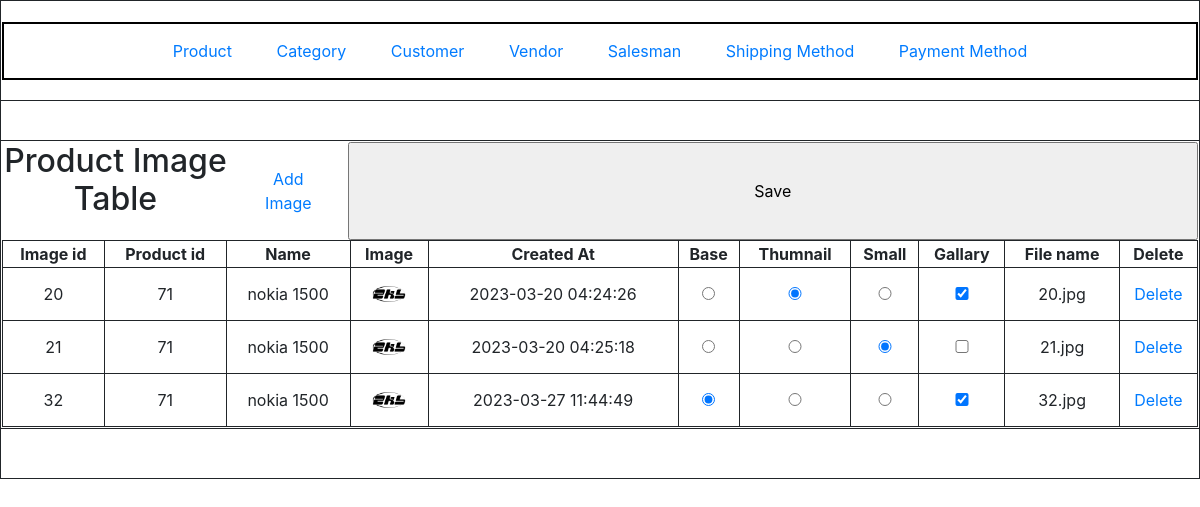
The page /index.php?c=product_media&a=grid&product_id=71 on the database its author committed.
### tables this page shows
CREATE TABLE `product_media` (
  `product_id` int(11) NOT NULL,
  `image_id` int(11) NOT NULL,
  `name` varchar(256) NOT NULL,
  `created_at` datetime NOT NULL,
  `base` tinyint(4) NOT NULL DEFAULT 0,
  `thumnail` tinyint(4) NOT NULL DEFAULT 0,
  `small` tinyint(4) NOT NULL DEFAULT 0,
  `gallary` tinyint(4) NOT NULL DEFAULT 0,
  `file_name` varchar(256) NOT NULL
);

### Model/Core/Request.php (called while the page is built, shortened)
<?php
class Model_Core_Request
{
	public function getParams($key = NULL, $value = NULL)
	{
		if ($key == NULL)
		{
			return $_GET;
		}
		if (array_key_exists($key, $_GET))
		{
			return $_GET[$key];
		}
		return $value;
	}
	public function getActionName()
	{
		return $this->getParams('a','grid');
	}
	public function getControllerName()
	{
		return $this->getParams('c','product');
	}
}
?>

### Model/Core/View.php (called while the page is built, shortened)
<?php
class Model_Core_View
{
	protected $template = null;
	public function setTemplate($template)
	{
		$this->template = $template;
		return $this;
	}
	public function getTemplate()
	{
		return $this->template;
	}
	public function render()
	{
		require_once 'View'.DS.$this->getTemplate();
	}
	public function getUrl($action = null,$controller = null,$params=null,$resetParam = false)
	{
		return Ccc::getModel('Core_Url')->getUrl($action,$controller,$params,$resetParam);
	}
}
?>

### Controller/Product/Media.php (called while the page is built, shortened)
<?php
class Controller_Product_Media extends Controller_Core_Action
{
	public function gridAction()
	{
		try {
			$layout = $this->getLayout();
			$layout->getChild('content')->addChild('grid',$layout->creatBlock('Product_Media_Grid'));
			$layout->render();
		} catch (Exception $e) {
			$this->getMessage()->addMessage($e->getmessage(),'failure');
			$this->redirect('grid','product',[],true);
		}
	}
}
?>

### index.php (called while the page is built, shortened)
<?php
spl_autoload_register(function ($className) {
	$className = str_replace('_','/',$className).'.php';
});
class Ccc
{
	public static function init()
	{
		$front = new Controller_Core_Front();
		$front->init();
	}
	public static function getModel($className)
	{
		return new $className();
	}
}
Ccc::init();
?>

### Model/Core/Url.php (called while the page is built, shortened)
<?php
class Model_Core_Url
{
	public function getUrl($action=null,$controller=null,$params=null,$resetParam=false)
	{
		$request = new Model_Core_Request();
		$queryStringArray = [];
		if (!$resetParam) {
			$queryStringArray = $request->getParams();
		}
		if($controller){
			$queryStringArray['c'] = $controller;
		}else{
			$queryStringArray['c'] = $request->getControllerName();
		}
		if($action){
			$queryStringArray['a'] = $action;
		}else{
			$queryStringArray['a'] = $request->getActionName();
		}
		if ($params) {
			$queryStringArray = array_merge($queryStringArray,$params);
		}
		$url = $_SERVER['REQUEST_SCHEME'].'://'.$_SERVER['HTTP_HOST'].trim($_SERVER['REQUEST_URI'],$_SERVER['QUERY_STRING']).http_build_query($queryStringArray);
		return $url;
	}
}
?>

### Block/Core/Templates.php (called while the page is built, shortened)
<?php
class Block_Core_Templates extends Model_Core_View
{
	protected $children = [];
	public function getChildren()
	{
		return $this->children;
	}
	public function addChild($key,$children)
	{
		$this->children[$key] = $children;
		return $this;
	}
}

### Block/Product/Media/Grid.php (called while the page is built, shortened)
<?php
class Block_Product_Media_Grid extends Block_Core_Templates
{
	public function prepareData()
	{
		$productId = Ccc::getModel('Core_Request')->getParams('product_id');
		$query = 'SELECT * FROM `product_media` WHERE `product_id` = "'.$productId.'"';
		$rowModel = Ccc::getModel('Product_Media');
		$images = $rowModel->fetchAll($query);
		return $images;
	}
}

### Model/Core/Table.php (called while the page is built, shortened)
<?php
class Model_Core_Table
{
	protected $data = [];
	protected $resource = null;
	protected $collection = null;
	public function __get($key)
	{
		if (array_key_exists($key,$this->data)) {
			return $this->data[$key];
		}
		return null;
	}
	public function setResource($resource)
	{
		$this->resource = $resource;
		return $this;
	}
	public function getResource()
	{
		if ($this->resource) {
			return $this->resource;
		}
		$resource = Ccc::getModel($this->resourceClass);
		return $resource;
	}
	public function setCollection($collection)
	{
		$this->collection = $collection;
		return $this;
	}
	public function getCollection()
	{
		if ($this->collection) {
			return $this->collection;
		}
		$collection = Ccc::getModel($this->collectionClass);
		return $collection;
	}
	public function setData(array $data)
	{
		$this->data = array_merge($this->data,$data);
		return $this;
	}
	public function fetchAll($query)
	{
		$data = $this->getResource()->fetchAll($query);
		$collection = $this->getCollection()->setData($data);
		return $collection;
	}
}
?>

### Model/Core/Table/Resource.php (called while the page is built, shortened)
<?php
class Model_Core_Table_Resource
{
	public function setAdapter(Model_Core_Adapter $adapter)
	{
		return $this;
	}
	public function getAdapter()
	{
		$adapter = new Model_Core_Adapter();
		return $adapter;
	}
	public function fetchAll($query)
	{
		$adapter = $this->getAdapter();
		$results = $adapter->fetchAll($query);
		return $results;
	}
}
?>

### Model/Core/Adapter.php (called while the page is built, shortened)
<?php
class Model_Core_Adapter
{
	public $serverName = 'localhost';
	public $userName = 'root';
	public $passWord = '';
	public $dbName = 'newmvc-udaykumar';
	public function connect()
	{
		$connect = mysqli_connect($this->serverName,$this->userName,$this->passWord,$this->dbName);
		return $connect;
	}
	public function fetchAll($query)
	{
		$connect = $this->connect();
		$result = $connect->query($query);
		return $result->fetch_all(MYSQLI_ASSOC);
	}
}
?>

### Model/Core/Table/Collection.php (called while the page is built, shortened)
<?php
class Model_Core_Table_Collection
{
	public $data = [];
	public function setData($data)
	{
		$this->data = $data;
		return $this;
	}
	public function getData()
	{
		return $this->data;
	}
}

### View/product/media/grid.phtml (the view, shortened to what this page needs)
<?php $images = $this->prepareData();?>
<!DOCTYPE html>
<html>
<head>
	<link rel="stylesheet" type="text/css" href="skin/css/media_style.css">
</head>
<body>
	<form method="POST" action=<?php echo $this->getUrl('save',null,null); ?>>
		<div class="image_container">
			<h2>Product Image Table</h2>
			<a href=<?php echo $this->getUrl('add',null,null); ?>>Add Image</a>
			<input type="submit" value="Save">
		</div>
		<div>
			<table>
				<tr>
					<th>Image id</th>
					<th>Product id</th>
					<th>Name</th>
					<th>Image</th>
					<th>Created At</th>
					<th>Base</th>
					<th>Thumnail</th>
					<th>Small</th>
					<th>Gallary</th>
					<th>File name</th>
					<th>Delete</th>
				</tr>
				<?php if (!$images->getData()) : ?>
				<tr>
					<td colspan="12">No Record Found</td>
				</tr>
				<?php else: ?>
				<?php foreach ($images->getData() as $image) :?>
				<tr>
					<td><?php echo $image->image_id; ?></td>
					<td><?php echo $_GET["product_id"];?></td>
					<td><?php echo $image->name; ?></td>
					<td><img src="View/product/media/Images/<?php echo $image->file_name; ?>" width="50px" height="50px" alt="Italian Trulli"><img /></td>
					<td><?php echo $image->created_at; ?></td>
					<td>
						<input type="radio" name="base" value=<?php echo $image->image_id;?> <?php if($image->base !== '0'){echo "checked";} ?>>
					</td>
					<td>
						<input type="radio" name="thumnail" value=<?php echo $image->image_id;?> <?php if($image->thumnail !== '0'){echo "checked";} ?>>
					</td>
					<td>
						<input type="radio" name="small" value=<?php echo $image->image_id;?> <?php if($image->small !== '0'){echo "checked";} ?>>
					</td>
					<td>
						<input type="checkbox" name="gallary[]" value=<?php echo $image->image_id;?> <?php if($image->gallary !== '0'){echo "checked";} ?>>
					</td>
					<td><?php echo $image->file_name; ?></td>
					<td>
						<a href=<?php echo $this->getUrl('delete',null,['image_id'=>$image->image_id]); ?>>Delete</a>
					</td>
				</tr>
				<?php endforeach;?>
				<?php endif; ?>
			</table>
		</div>
	</form>
</body>
</html>

### Controller/Core/Front.php (shortened to what this page needs)
<?php
class Controller_Core_Front
{
	protected function setRequest(Model_Core_Request $request)
	{
	  return $this;
	}
	public function getRequest()
	{
		$request = new Model_Core_Request();
		return $request;
	}
	public function init()
	{
		$request = $this->getRequest();
		$controller = new $controllerName();
		$actionName = $request->getActionName().'Action';
		if (!method_exists($controller,$actionName)) {
			throw new Exception("Invalid request !!!", 1);
		}else{
		$controller->$actionName();
		}
	}
}
?>

### View/core/layout/1column.phtml
<!DOCTYPE html>
<html>
<?php $this->creatBlock('Html_Head')->render(); ?>
<body>
	<table width="100%" border="1px solid bLack" style="text">
		<tr height="100">
			<td><?php $this->getChild('header')->render(); ?></td>
		</tr>
		<tr height="40">
			<td><?php $this->getChild('message')->render(); ?></td>
		</tr>
		<tr height="250">
			<td><?php $this->getChild('content')->render(); ?></td>
		</tr>
		<tr height="50">
			<td><?php $this->getChild('footer')->render(); ?></td>
		</tr>
	</table>
</body>
</html>

### View/html/head.phtml (shortened to what this page needs)
<head>
	<link rel="stylesheet" type="text/css" href="skin/css/style.css">
	<link rel="stylesheet" href="https://stackpath.bootstrapcdn.com/bootstrap/4.3.1/css/bootstrap.min.css">
</head>

### View/html/header.phtml (shortened to what this page needs)
<?php
$url = new Model_Core_Url();
?>
<header>
	<a href=<?php echo $url->getUrl('grid','product'); ?>>Product</a>
	<a href=<?php echo $url->getUrl('grid','category'); ?>>Category</a>
	<a href=<?php echo $url->getUrl('grid','customer'); ?>>Customer</a>
	<a href=<?php echo $url->getUrl('grid','vendor'); ?>>Vendor</a>
	<a href=<?php echo $url->getUrl('grid','salesman'); ?>>Salesman</a>
	<a href=<?php echo $url->getUrl('grid','shipping'); ?>>Shipping Method</a>
	<a href=<?php echo $url->getUrl('grid','payment'); ?>>Payment Method</a>
</header>

### View/html/content.phtml
<?php
foreach ($this->getChildren() as $block) {
	$block->render();
}
?>

### skin/css/style.css (style rules this page uses)
header { border: 2px solid black; padding: 15px 40px; display: flex; }
header > a { padding: 0 20px; text-decoration: none; }
table { border: 1px solid; text-align: center; width: 100%; }
th, td { border: 1px solid; text-align: center; }
input { width: 98%; }
.image_container { display: flex; justify-content: center; }
.image_container > a { margin: 25px 30px; text-decoration: none; }

### skin/css/media_style.css (style rules this page uses)
table { border: 1px solid; text-align: center; width: 100%; }
th, td { border: 1px solid; text-align: center; }
.image_container { display: flex; justify-content: center; }
.image_container > a { margin: 25px 30px; text-decoration: none; }

### rows shown on the page
product_media: image_id "20", name "nokia 1500", file_name (picture), created_at "2023-03-20 04:24:26", thumnail "☑", gallary "☑", file_name "20.jpg"
product_media: image_id "21", name "nokia 1500", file_name (picture), created_at "2023-03-20 04:25:18", small "☑", file_name "21.jpg"
product_media: image_id "32", name "nokia 1500", file_name (picture), created_at "2023-03-27 11:44:49", base "☑", gallary "☑", file_name "32.jpg"
